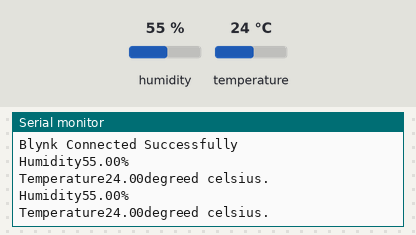
This sketch was run on a simulated ESP8266 (NodeMCU). On the bench: the last lines printed to the serial monitor. The inputs (shaded band) are chosen by the test bench; at power-on: humidity 55 %, temperature 24 °C. WiFi joins after 1.5 s; servers stay silent unless stated.

Above: at 3.0 s.
3.1 s: humidity set to 22 %
At 5.6 s:
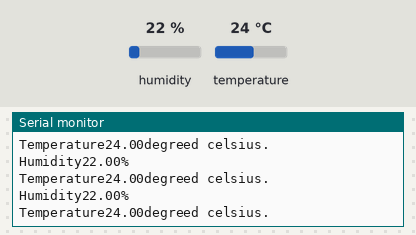
5.8 s: temperature set to 12 °C
At 6.3 s:
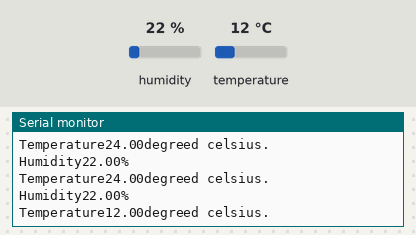
8.5 s: humidity set to 40 %
At 9.5 s:
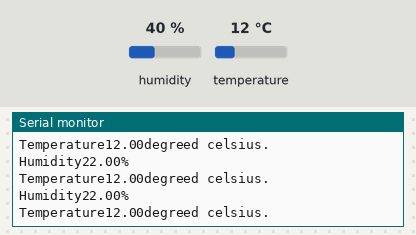
Timing chart, 0 to 11.5 s (numbered marks = the images above; inputs shaded):
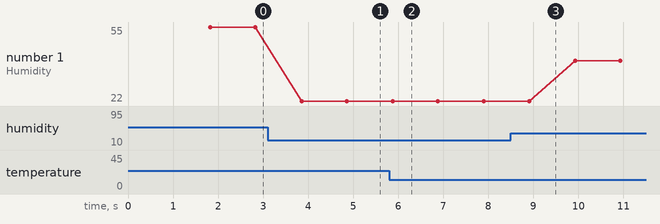

Measured:
- after the input at 3.1 s, the serial monitor: prints a new line after 0.75 s (image 1)
- after the input at 5.8 s, the serial monitor: prints a new line after 0.08 s (image 2)
- plotted number 1: 55 → 22 after the input at 3.1 s, 22 → 40 after the input at 8.5 s

The sketch:

Temperature_sensor_code.ino
```cpp
#define BLYNK_TEMPLATE_ID "TMPL3afXgVUwK"
#define BLYNK_TEMPLATE_NAME "DHT IoT Sensor"
#define BLYNK_AUTH_TOKEN "XLhkkQpBw4ltcC7GHNDYklXLVvTiZ5Kq"

#include <DHT.h>
#include <BlynkSimpleEsp8266.h>

#define DHTPIN 4 //data pin connected to d2 on ESP
#define DHTTYPE DHT11 // Name the sensor as an object


char auth[] = "XLhkkQpBw4ltcC7GHNDYklXLVvTiZ5Kq";
char ssid[] = "Sneh 1";
char pass[] = "spp@2005";


DHT dht(DHTPIN, DHTTYPE);


void setup() {
  // put your setup code here, to run once:
  Serial.begin(9600);
  Serial.println("DHT Test Successful!");
  Blynk.begin(auth, ssid, pass);
  Serial.println("Blynk Connected Successfully");
  dht.begin();

}

void loop() {
  // put your main code here, to run repeatedly:
float h = dht.readHumidity();
float t = dht.readTemperature();
float f = dht.readTemperature(true);
if (isnan(h)|| isnan(t)||isnan(f))
{
  Serial.println("Something is not working as intended");
  return;
}
Serial.print("Humidity");
Serial.print(h);
Serial.println("%");
Serial.print("Temperature");
Serial.print(t);
Serial.println("degreed celsius.");
Blynk.virtualWrite(V0, t);
Blynk.virtualWrite(V1, h);
delay(1000);

}
```
